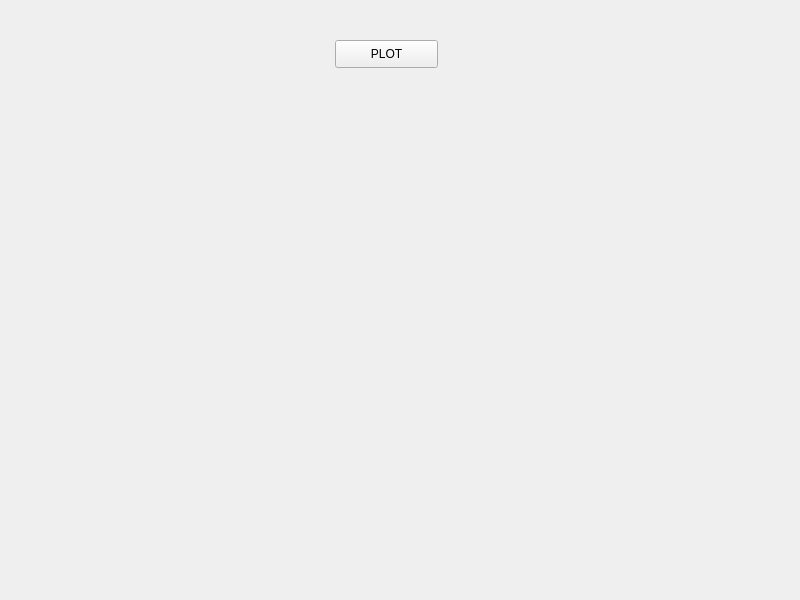
<?xml version="1.0" encoding="UTF-8"?>
<ui version="4.0">
 <class>MainWindow</class>
 <widget class="QMainWindow" name="MainWindow">
  <property name="geometry">
   <rect>
    <x>0</x>
    <y>0</y>
    <width>800</width>
    <height>600</height>
   </rect>
  </property>
  <property name="windowTitle">
   <string>MainWindow</string>
  </property>
  <widget class="QWidget" name="centralWidget">
   <widget class="QPushButton" name="plotButton">
    <property name="geometry">
     <rect>
      <x>335</x>
      <y>40</y>
      <width>103</width>
      <height>28</height>
     </rect>
    </property>
    <property name="text">
     <string>PLOT</string>
    </property>
   </widget>
   <widget class="MatplotlibWidget" name="widget" native="true">
    <property name="geometry">
     <rect>
      <x>55</x>
      <y>105</y>
      <width>686</width>
      <height>416</height>
     </rect>
    </property>
   </widget>
  </widget>
 </widget>
 <customwidgets>
  <customwidget>
   <class>MatplotlibWidget</class>
   <extends>QWidget</extends>
   <header>matplotlibwidgetFile</header>
   <container>1</container>
  </customwidget>
 </customwidgets>
 <resources/>
 <connections/>
</ui>
